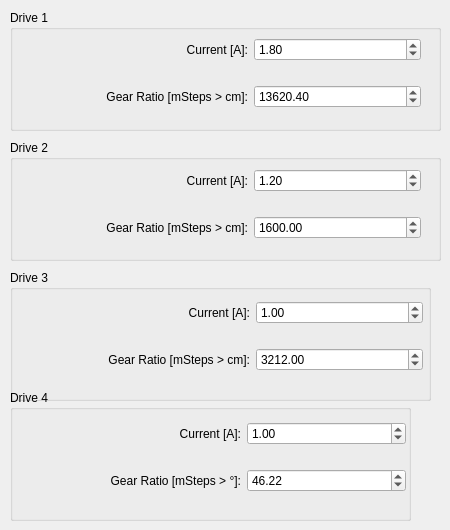
    <widget class="QWidget" name="MotorTab">
     <attribute name="title">
      <string>Motor Settings</string>
     </attribute>
     <widget class="QGroupBox" name="gbDr1">
      <property name="enabled">
       <bool>true</bool>
      </property>
      <property name="geometry">
       <rect>
        <x>10</x>
        <y>10</y>
        <width>431</width>
        <height>121</height>
       </rect>
      </property>
      <property name="title">
       <string>Drive 1</string>
      </property>
      <widget class="QWidget" name="layoutWidget">
       <property name="geometry">
        <rect>
         <x>70</x>
         <y>10</y>
         <width>341</width>
         <height>106</height>
        </rect>
       </property>
       <layout class="QGridLayout" name="gridLayout_3">
        <item row="0" column="0">
         <widget class="QLabel" name="lCurrent1">
          <property name="text">
           <string>Current [A]:</string>
          </property>
          <property name="alignment">
           <set>Qt::AlignRight|Qt::AlignTrailing|Qt::AlignVCenter</set>
          </property>
         </widget>
        </item>
        <item row="0" column="1">
         <widget class="QDoubleSpinBox" name="sbCurrent1">
          <property name="decimals">
           <number>2</number>
          </property>
          <property name="minimum">
           <double>0.100000000000000</double>
          </property>
          <property name="maximum">
           <double>2.800000000000000</double>
          </property>
          <property name="singleStep">
           <double>0.100000000000000</double>
          </property>
          <property name="value">
           <double>1.800000000000000</double>
          </property>
         </widget>
        </item>
        <item row="1" column="0">
         <widget class="QLabel" name="lGear1">
          <property name="layoutDirection">
           <enum>Qt::LeftToRight</enum>
          </property>
          <property name="text">
           <string>Gear Ratio [mSteps &gt; cm]:</string>
          </property>
          <property name="alignment">
           <set>Qt::AlignRight|Qt::AlignTrailing|Qt::AlignVCenter</set>
          </property>
         </widget>
        </item>
        <item row="1" column="1">
         <widget class="QDoubleSpinBox" name="sbGear1">
          <property name="maximum">
           <double>1000000.000000000000000</double>
          </property>
          <property name="singleStep">
           <double>0.100000000000000</double>
          </property>
          <property name="value">
           <double>13620.399999999999636</double>
          </property>
         </widget>
        </item>
       </layout>
      </widget>
     </widget>
     <widget class="QGroupBox" name="gbDr3">
      <property name="geometry">
       <rect>
        <x>10</x>
        <y>270</y>
        <width>421</width>
        <height>131</height>
       </rect>
      </property>
      <property name="title">
       <string>Drive 3</string>
      </property>
      <widget class="QWidget" name="layoutWidget">
       <property name="geometry">
        <rect>
         <x>72</x>
         <y>13</y>
         <width>341</width>
         <height>106</height>
        </rect>
       </property>
       <layout class="QGridLayout" name="gridLayout_5">
        <item row="0" column="0">
         <widget class="QLabel" name="lCurrent3">
          <property name="text">
           <string>Current [A]:</string>
          </property>
          <property name="alignment">
           <set>Qt::AlignRight|Qt::AlignTrailing|Qt::AlignVCenter</set>
          </property>
         </widget>
        </item>
        <item row="0" column="1">
         <widget class="QDoubleSpinBox" name="sbCurrent3">
          <property name="decimals">
           <number>2</number>
          </property>
          <property name="minimum">
           <double>0.100000000000000</double>
          </property>
          <property name="maximum">
           <double>1.200000000000000</double>
          </property>
          <property name="singleStep">
           <double>0.100000000000000</double>
          </property>
          <property name="value">
           <double>1.000000000000000</double>
          </property>
         </widget>
        </item>
        <item row="1" column="0">
         <widget class="QLabel" name="lGear3">
          <property name="layoutDirection">
           <enum>Qt::LeftToRight</enum>
          </property>
          <property name="text">
           <string>Gear Ratio [mSteps &gt; cm]:</string>
          </property>
          <property name="alignment">
           <set>Qt::AlignRight|Qt::AlignTrailing|Qt::AlignVCenter</set>
          </property>
         </widget>
        </item>
        <item row="1" column="1">
         <widget class="QDoubleSpinBox" name="sbGear3">
          <property name="maximum">
           <double>100000.000000000000000</double>
          </property>
          <property name="value">
           <double>3212.000000000000000</double>
          </property>
         </widget>
        </item>
       </layout>
      </widget>
     </widget>
     <widget class="QGroupBox" name="gbDr4">
      <property name="geometry">
       <rect>
        <x>10</x>
        <y>390</y>
        <width>401</width>
        <height>131</height>
       </rect>
      </property>
      <property name="title">
       <string>Drive 4</string>
      </property>
      <widget class="QWidget" name="layoutWidget">
       <property name="geometry">
        <rect>
         <x>71</x>
         <y>14</y>
         <width>325</width>
         <height>106</height>
        </rect>
       </property>
       <layout class="QGridLayout" name="gridLayout">
        <item row="0" column="0">
         <widget class="QLabel" name="lCurrent4">
          <property name="text">
           <string>Current [A]:</string>
          </property>
          <property name="alignment">
           <set>Qt::AlignRight|Qt::AlignTrailing|Qt::AlignVCenter</set>
          </property>
         </widget>
        </item>
        <item row="0" column="1">
         <widget class="QDoubleSpinBox" name="sbCurrent4">
          <property name="decimals">
           <number>2</number>
          </property>
          <property name="minimum">
           <double>0.100000000000000</double>
          </property>
          <property name="maximum">
           <double>1.200000000000000</double>
          </property>
          <property name="singleStep">
           <double>0.100000000000000</double>
          </property>
          <property name="value">
           <double>1.000000000000000</double>
          </property>
         </widget>
        </item>
        <item row="1" column="0">
         <widget class="QLabel" name="lGear4">
          <property name="layoutDirection">
           <enum>Qt::LeftToRight</enum>
          </property>
          <property name="text">
           <string>Gear Ratio [mSteps &gt; °]:</string>
          </property>
          <property name="alignment">
           <set>Qt::AlignRight|Qt::AlignTrailing|Qt::AlignVCenter</set>
          </property>
         </widget>
        </item>
        <item row="1" column="1">
         <widget class="QDoubleSpinBox" name="sbGear4">
          <property name="maximum">
           <double>300.000000000000000</double>
          </property>
          <property name="value">
           <double>46.219999999999999</double>
          </property>
         </widget>
        </item>
       </layout>
      </widget>
     </widget>
     <widget class="QGroupBox" name="gbDr2">
      <property name="geometry">
       <rect>
        <x>10</x>
        <y>140</y>
        <width>431</width>
        <height>121</height>
       </rect>
      </property>
      <property name="title">
       <string>Drive 2</string>
      </property>
      <widget class="QWidget" name="layoutWidget">
       <property name="geometry">
        <rect>
         <x>70</x>
         <y>11</y>
         <width>341</width>
         <height>106</height>
        </rect>
       </property>
       <layout class="QGridLayout" name="gridLayout_4">
        <item row="0" column="0">
         <widget class="QLabel" name="lCurrent2">
          <property name="text">
           <string>Current [A]:</string>
          </property>
          <property name="alignment">
           <set>Qt::AlignRight|Qt::AlignTrailing|Qt::AlignVCenter</set>
          </property>
         </widget>
        </item>
        <item row="0" column="1">
         <widget class="QDoubleSpinBox" name="sbCurrent2">
          <property name="decimals">
           <number>2</number>
          </property>
          <property name="minimum">
           <double>0.100000000000000</double>
          </property>
          <property name="maximum">
           <double>3.000000000000000</double>
          </property>
          <property name="singleStep">
           <double>0.100000000000000</double>
          </property>
          <property name="value">
           <double>1.200000000000000</double>
          </property>
         </widget>
        </item>
        <item row="1" column="0">
         <widget class="QLabel" name="lGear2">
          <property name="layoutDirection">
           <enum>Qt::LeftToRight</enum>
          </property>
          <property name="text">
           <string>Gear Ratio [mSteps &gt; cm]:</string>
          </property>
          <property name="alignment">
           <set>Qt::AlignRight|Qt::AlignTrailing|Qt::AlignVCenter</set>
          </property>
         </widget>
        </item>
        <item row="1" column="1">
         <widget class="QDoubleSpinBox" name="sbGear2">
          <property name="maximum">
           <double>100000.000000000000000</double>
          </property>
          <property name="value">
           <double>1600.000000000000000</double>
          </property>
         </widget>
        </item>
       </layout>
      </widget>
     </widget>
    </widget>
